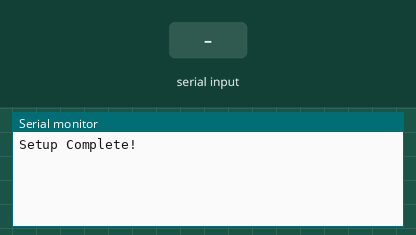
This sketch was run on a simulated Arduino Uno, built with avr-gcc and run on an emulated ATmega328P. Parts: the last lines printed to the serial monitor. Inputs (shaded band) come from the test bench.

Above: at 2.2 s.
2.3 s: "1" received over the second serial link
At 2.7 s:
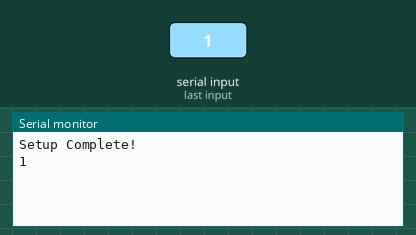
3.8 s: "0" received over the second serial link
At 5.0 s:
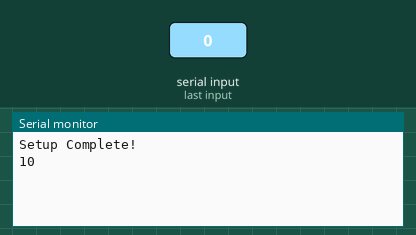

The sketch:

gps_ublock.ino
```cpp
#include <SoftwareSerial.h>

//Create software serial object to communicate with GPS
SoftwareSerial gps(4, 3);

void setup() {
  //Begin serial comunication with Arduino and Arduino IDE (Serial Monitor)
  Serial.begin(9600);
  while(!Serial);

  //Being serial communication witj Arduino and GPS Module //Important rate must be 9600
  gps.begin(9600);
  delay(1000);

  Serial.println("Setup Complete!");
}

void loop() {
  //Read SIM800 output (if available) and print it in Arduino IDE Serial Monitor
  if(gps.available()){
    Serial.write(gps.read());
  }
  //Read Arduino IDE Serial Monitor inputs (if available) and send them to SIM800
  if(Serial.available()){
    gps.write(Serial.read());
  }
}
```

Measured:
- after the input at 2.3 s, the serial monitor: prints a new line at once (image 1)
- after the input at 3.8 s, the serial monitor: prints a new line at once (image 2)
